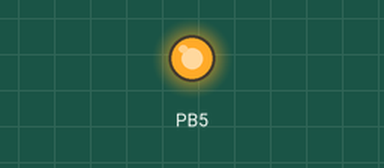
Recording of a program running on a simulated ATmega328P, built with avr-gcc and emulated at 16 MHz. Shown: output pins drawn as LEDs (lit = HIGH).

Above: at 1.5 s.
At 4.5 s:
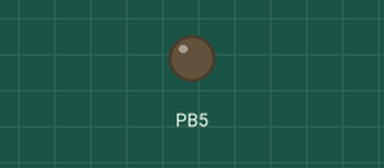
Timing chart, 0 to 7.8 s (numbered marks = the images above):
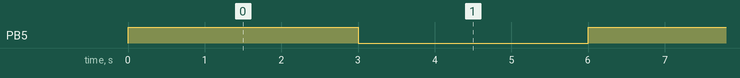

Measured:
- by itself, PB5: alternates HIGH for 3.0 s and LOW for 3.0 s

The program:

main.c
```c
// HW: Blink PB5 with a delay of 3 sec

#define F_CPU 16000000UL
#define DLY 3000

#include <avr/io.h>
#include <util/delay.h>


int main(void)
{
	DDRB = 0b00100000; //0x20; make PB5 as output

    while (1)
    {
		PORTB = 0b00100000; //0x20; set PB5 pin
		_delay_ms(DLY); //delay of 3 seconds
		PORTB = 0b00000000; //0x00; reset PB5 pin
		_delay_ms(DLY); //delay of 3 seconds
    }

	return 0;
}
```
